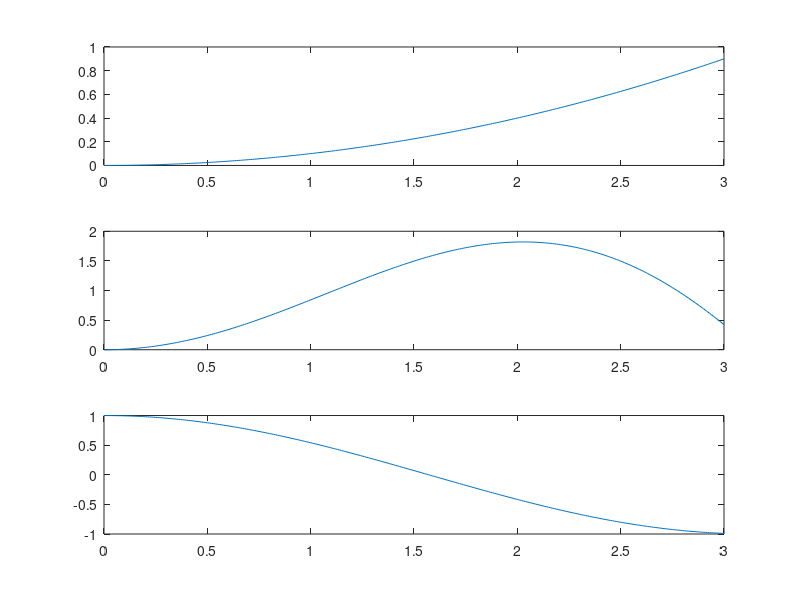

Write the MATLAB code that produced this figure.
x = 0:0.01:3;
f1 = (x.^2)./10;
f2 = x.*sin(x);
f3 = cos(x);
% plot(x, f1, 'k:')
% hold on
% plot(x, f2, 'b-.')
% hold on
% plot(x, f3, 'm--')
% title('Three functions')
% legend('G1', 'G2', 'G3', -1)

% position
subplot(3, 1, 1);
plot(x, f1);
subplot(3, 1, 2);
plot(x, f2);
subplot(3, 1, 3);
plot(x, f3);

% input('a=4')